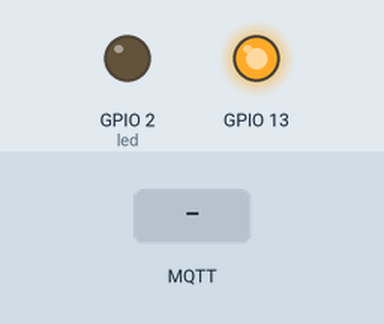
Recording of a sketch running on a simulated ESP32. Shown: output pins drawn as LEDs (lit = HIGH). Dashed ring = blinking. The test bench sets the inputs (shaded band). WiFi joins after 1.5 s; servers stay silent unless stated; no MQTT or app messages arrive unless stated; what the sketch prints to the serial monitor is not drawn.

Above: at 5.7 s.
5.8 s: MQTT message "1" arrives on the first subscribed topic
At 6.02 s:
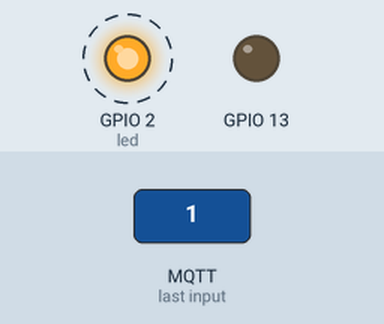
Timing chart, 0 to 14.8 s (numbered marks = the images above; inputs shaded):
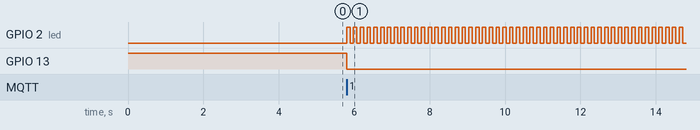

Measured:
- after the input at 5.8 s, GPIO 2 (led): alternates HIGH for 0.09 s and LOW for 0.09 s, starting at once; GPIO 13: HIGH → LOW at once

The sketch:

shiftr.io.esp32mqtts_Json.ino
```cpp
#include <WiFi.h>
#include <WiFiClientSecure.h>
#include <PubSubClient.h>
//#include <ESPmDNS.h>
#include <ArduinoJson.h>

const char* ssid = " MI RED WIFI";  const char* password = "MI PASSWORD";

//este es el token que me provee shiftr
//mqtt://tecaperupaul:nCDPLPtU95E@tecaperupaul.cloud.shiftr.io
//hay que separar el nombre de dominio, nombre de usuario y password

/* this is the MDNS name of PC where you installed MQTT Server */
const char* serverHostname = "tecaperupaul.cloud.shiftr.io";
const char* username = "tecaperupaul";
const char* password_mqtt = "nCDPLPtU95E";
const int port = 8883; //este es el puerto segun la documentacion de shiftr.io

//para obtener los certificados hay que ejecutar el comando
// openssl s_client -showcerts -connect tecaperupaul.cloud.shiftr.io:8883


const char* ca_cert = \
"-----BEGIN CERTIFICATE-----\n" \
"MIIFODCCBCCgAwIBAgISA2nw4dZ0EDcHe0anqSc+0CmRMA0GCSqGSIb3DQEBCwUA\n" \
"MDIxCzAJBgNVBAYTAlVTMRYwFAYDVQQKEw1MZXQncyBFbmNyeXB0MQswCQYDVQQD\n" \
"EwJSMzAeFw0yMDEyMDQyMTEyNTVaFw0yMTAzMDQyMTEyNTVaMBoxGDAWBgNVBAMT\n" \
"D2Nsb3VkLnNoaWZ0ci5pbzCCASIwDQYJKoZIhvcNAQEBBQADggEPADCCAQoCggEB\n" \
"AOatHPqduVxiHXOSgDw3bLHMEjL1GtMA+PleYAG2YeF6FS7kkjeOxZleC3uiTcNj\n" \
"gXpD5BgK2MrzICVcEGot51zewSoGJmpiBR2TqJMBUBngZtGUUmGxSEofcc5Vd1ef\n" \
"nnpA8pFj8yHE4M63/xJScHUhtaD55kG2Ig8AVWuO/P0qhojtO7tjXEr5VX3b0VEi\n" \
"Mn3nXRfjyuunAaTu2jJqdu3fHC89IlqmH5hJycjjuDHKKBe6MVZ4Xjol7fQX8AqI\n" \
"oWrjLUQgE0k4+x6QbwM+XerXKgwebvvEagJajajtf4EcN5WxRnYtHryQyKH/P02b\n" \
"ewQCU7BKqA8TBGvpUnuoo/kCAwEAAaOCAl4wggJaMA4GA1UdDwEB/wQEAwIFoDAd\n" \
"BgNVHSUEFjAUBggrBgEFBQcDAQYIKwYBBQUHAwIwDAYDVR0TAQH/BAIwADAdBgNV\n" \
"HQ4EFgQUdPUH6SRDT2+KYFewAeax8IgWoI0wHwYDVR0jBBgwFoAUFC6zF7dYVsuu\n" \
"UAlA5h+vnYsUwsYwVQYIKwYBBQUHAQEESTBHMCEGCCsGAQUFBzABhhVodHRwOi8v\n" \
"cjMuby5sZW5jci5vcmcwIgYIKwYBBQUHMAKGFmh0dHA6Ly9yMy5pLmxlbmNyLm9y\n" \
"Zy8wLQYDVR0RBCYwJIIRKi5jbG91ZC5zaGlmdHIuaW+CD2Nsb3VkLnNoaWZ0ci5p\n" \
"bzBMBgNVHSAERTBDMAgGBmeBDAECATA3BgsrBgEEAYLfEwEBATAoMCYGCCsGAQUF\n" \
"BwIBFhpodHRwOi8vY3BzLmxldHNlbmNyeXB0Lm9yZzCCAQUGCisGAQQB1nkCBAIE\n" \
"gfYEgfMA8QB2AESUZS6w7s6vxEAH2Kj+KMDa5oK+2MsxtT/TM5a1toGoAAABdi/Q\n" \
"s9cAAAQDAEcwRQIhAJCcYhoykpn3Uhjjzdi9XTuWeimGPhpR2czzB3jQOS1/AiBC\n" \
"CPo7RybZmfa3bp+lGQeZbkLUzz8KG+g2uNULEvJubAB3APZclC/RdzAiFFQYCDCU\n" \
"Vo7jTRMZM7/fDC8gC8xO8WTjAAABdi/QtAgAAAQDAEgwRgIhAPLQ3D16BFS6o24f\n" \
"ibHi1dhg2wvdpbNW37hr9ca2kgBoAiEA3SsPTqEgThNZW0ZvVnGjx/1eGmfbU93M\n" \
"zNtxtDgwK9gwDQYJKoZIhvcNAQELBQADggEBAHzUKS3YEMvzJIqVq4bpQsNr1J0f\n" \
"GOJ3/9hNGNrChTeGTUY8hUC7I5bMG+Z11Zr6m3/Lbv0Z3pIUJT1oWp4ikTZiE4dh\n" \
"e7qo/XBGZXANeKK858mfWLjMCuXVQzFbj3o0296TjhKWJyklDqmTECdIjwi+c/cB\n" \
"VFq5L/nrv7XVKDYrOp3LuKJ5LpJQYckPus7WOs8lPPueiWl7zvxeWwYwpbLLGiti\n" \
"zB0Oeat26TRUgElUfkBY3sH586/I5wSKVcLUGOPDV7rCCUj0CP3kwbPSauqmYGp/\n" \
"u2N1E+AZGSY/dtD/FxXJxZ5Jpl6Qm1s6EgDYYuuv+lkcqfEZlrUEexqPTe0=\n" \
"-----END CERTIFICATE-----\n" \
"-----BEGIN CERTIFICATE-----\n" \
"MIIEZTCCA02gAwIBAgIQQAF1BIMUpMghjISpDBbN3zANBgkqhkiG9w0BAQsFADA/\n" \
"MSQwIgYDVQQKExtEaWdpdGFsIFNpZ25hdHVyZSBUcnVzdCBDby4xFzAVBgNVBAMT\n" \
"DkRTVCBSb290IENBIFgzMB4XDTIwMTAwNzE5MjE0MFoXDTIxMDkyOTE5MjE0MFow\n" \
"MjELMAkGA1UEBhMCVVMxFjAUBgNVBAoTDUxldCdzIEVuY3J5cHQxCzAJBgNVBAMT\n" \
"AlIzMIIBIjANBgkqhkiG9w0BAQEFAAOCAQ8AMIIBCgKCAQEAuwIVKMz2oJTTDxLs\n" \
"jVWSw/iC8ZmmekKIp10mqrUrucVMsa+Oa/l1yKPXD0eUFFU1V4yeqKI5GfWCPEKp\n" \
"Tm71O8Mu243AsFzzWTjn7c9p8FoLG77AlCQlh/o3cbMT5xys4Zvv2+Q7RVJFlqnB\n" \
"U840yFLuta7tj95gcOKlVKu2bQ6XpUA0ayvTvGbrZjR8+muLj1cpmfgwF126cm/7\n" \
"gcWt0oZYPRfH5wm78Sv3htzB2nFd1EbjzK0lwYi8YGd1ZrPxGPeiXOZT/zqItkel\n" \
"/xMY6pgJdz+dU/nPAeX1pnAXFK9jpP+Zs5Od3FOnBv5IhR2haa4ldbsTzFID9e1R\n" \
"oYvbFQIDAQABo4IBaDCCAWQwEgYDVR0TAQH/BAgwBgEB/wIBADAOBgNVHQ8BAf8E\n" \
"BAMCAYYwSwYIKwYBBQUHAQEEPzA9MDsGCCsGAQUFBzAChi9odHRwOi8vYXBwcy5p\n" \
"ZGVudHJ1c3QuY29tL3Jvb3RzL2RzdHJvb3RjYXgzLnA3YzAfBgNVHSMEGDAWgBTE\n" \
"p7Gkeyxx+tvhS5B1/8QVYIWJEDBUBgNVHSAETTBLMAgGBmeBDAECATA/BgsrBgEE\n" \
"AYLfEwEBATAwMC4GCCsGAQUFBwIBFiJodHRwOi8vY3BzLnJvb3QteDEubGV0c2Vu\n" \
"Y3J5cHQub3JnMDwGA1UdHwQ1MDMwMaAvoC2GK2h0dHA6Ly9jcmwuaWRlbnRydXN0\n" \
"LmNvbS9EU1RST09UQ0FYM0NSTC5jcmwwHQYDVR0OBBYEFBQusxe3WFbLrlAJQOYf\n" \
"r52LFMLGMB0GA1UdJQQWMBQGCCsGAQUFBwMBBggrBgEFBQcDAjANBgkqhkiG9w0B\n" \
"AQsFAAOCAQEA2UzgyfWEiDcx27sT4rP8i2tiEmxYt0l+PAK3qB8oYevO4C5z70kH\n" \
"ejWEHx2taPDY/laBL21/WKZuNTYQHHPD5b1tXgHXbnL7KqC401dk5VvCadTQsvd8\n" \
"S8MXjohyc9z9/G2948kLjmE6Flh9dDYrVYA9x2O+hEPGOaEOa1eePynBgPayvUfL\n" \
"qjBstzLhWVQLGAkXXmNs+5ZnPBxzDJOLxhF2JIbeQAcH5H0tZrUlo5ZYyOqA7s9p\n" \
"O5b85o3AM/OJ+CktFBQtfvBhcJVd9wvlwPsk+uyOy2HI7mNxKKgsBTt375teA2Tw\n" \
"UdHkhVNcsAKX1H7GNNLOEADksd86wuoXvg==\n" \
"-----END CERTIFICATE-----\n" ;


/* create an instance of WiFiClientSecure */
WiFiClientSecure espClient;
PubSubClient client(espClient);

/*LED GPIO pin*/
const char led = 2;//

/* topics */
//#define COUNTER_TOPIC    "smarthome/room1/counter"
#define LED_TOPIC     "test" /* 1=on, 0=off */

long lastMsg = 0;
char msg[20];
int counter = 0;

void receivedCallback(char* topic, byte* payload, unsigned int length) {
  Serial.print("Message received: ");
  Serial.println(topic);

  Serial.print("payload: ");
  for (int i = 0; i < length; i++) {
    Serial.print((char)payload[i]);
  }
  Serial.println();
  //DynamicJsonDocument doc(1024);
  StaticJsonDocument<200> doc;
  deserializeJson(doc, payload);
  int humedad = doc["humedad"];
  /* we got '1' -> on */
  if ( humedad < 30 ) {
    digitalWrite(13, LOW);
    for(int i=0;i<128;i++){
      digitalWrite( led, not digitalRead(led) );
      delay(90);
      }
      digitalWrite(led, LOW);
      digitalWrite(13, HIGH);
  } else {
    /* we got '0' -> on */
    digitalWrite(led, LOW);
  }

}

void mqttconnect() {
  /* Loop until reconnected */
  while (!client.connected()) {
    Serial.print("MQTT connecting ...");
    /* client ID */
    String clientId = "ESP32Client";
    /* connect now */
    //if (client.connect(clientId.c_str(),"tecaperupaul","EagDBkNwDL7imJxx")) {
    if (client.connect(clientId.c_str(),username,password_mqtt)) {
      Serial.println("connected");
      /* subscribe topic */
      client.subscribe(LED_TOPIC);
    } else {
      Serial.print("failed, status code =");
      Serial.print(client.state());
      Serial.println("try again in 5 seconds");
      /* Wait 5 seconds before retrying */
      delay(5000);
    }
  }
}

void setup() {
  pinMode(led, OUTPUT);
  pinMode(13, OUTPUT);
  digitalWrite(13, HIGH);
  Serial.begin(115200);
  // We start by connecting to a WiFi network
  Serial.println();
  Serial.print("Connecting to ");
  Serial.println(ssid);
  delay(3000);

  WiFi.begin(ssid, password);

  while (WiFi.status() != WL_CONNECTED) {
    delay(500);
    Serial.print(".");
  }
  /* set led as output to control led on-off */


  Serial.println("");
  Serial.println("WiFi connected");
  Serial.println("IP address: ");
  Serial.println(WiFi.localIP());
  espClient.setCACert(ca_cert);
  //client.setServer("tecaperupaul.cloud.shiftr.io", 8883);
  client.setServer(serverHostname, port);
  client.setCallback(receivedCallback);

}
void loop() {
  /* if client was disconnected then try to reconnect again */
  if (!client.connected()) {
    mqttconnect();
  }
  /* this function will listen for incomming
  subscribed topic-process-invoke receivedCallback */
  client.loop();
  /* we increase counter every 3 secs
  we count until 3 secs reached to avoid blocking program if using delay()*/
  /*long now = millis();
  if (now - lastMsg > 3000) {
    lastMsg = now;
    if (counter < 100) {
      counter++;
      snprintf (msg, 20, "%d", counter);
      // publish the message
      client.publish(COUNTER_TOPIC, msg);
    }else {
      counter = 0;
    }
  }*/
}
```
